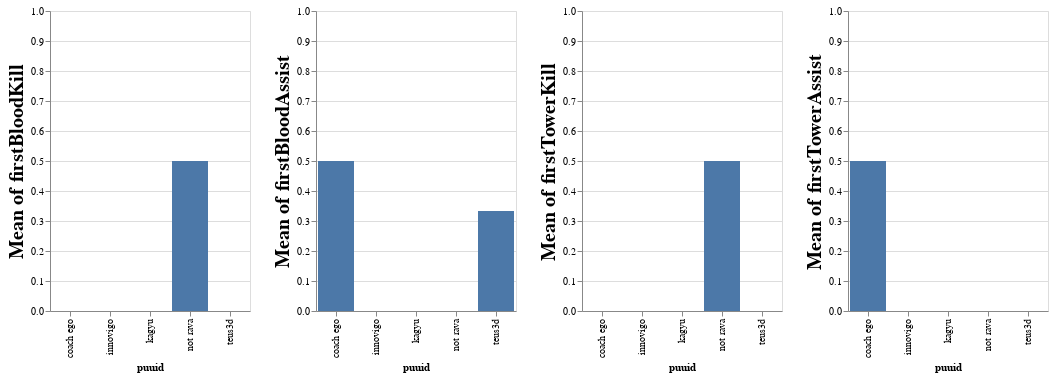

The notebook cell saved with this chart:
### Code cell
firstHist = fhdf |> @vlplot(repeat={column=[:firstBloodKill, :firstBloodAssist, :firstTowerKill, :firstTowerAssist]}
) + @vlplot(
    width = 200,
    height = 300,
    mark = {:bar},
    encoding = {
        x = {
            field = :puuid, type = "nominal"
        },
        y ={
            field = {repeat = :column}, type = "quantitative" , aggregate = "mean",
            scale = {
                domain = [0,1],
            },
            axis = {
                titleFontSize = 20,
                labelFontSize = 10
            },
        },
        tooltip = {
            aggregate = "count", type = "quantitative", title = "N°"
			},
        
        
    }
)

### Figure 1 — Vega-Lite specification as saved in the notebook (floating-point values rounded to 4 significant figures)
{"data": {"values": [{"assists": 11, "baronKills": 0, "bountyLevel": 6, "champExperience": 11768, "champLevel": 14, "championId": 141, "championName": "Kayn", "championTransform": 1, "consumablesPurchased": 0, "damageDealtToBuildings": 3022, "damageDealtToObjectives": 27656, "damageDealtToTurrets": 3022, "damageSelfMitigated": 13458, "deaths": 2, "detectorWardsPlaced": 0, "doubleKills": 1, "dragonKills": 2, "firstBloodAssist": false, "firstBloodKill": false, "firstTowerAssist": false, "firstTowerKill": true, "gameDuration": 1425, "gameEndedInEarlySurrender": false, "gameEndedInSurrender": true, "goldEarned": 11263, "goldSpent": 9850, "individualPosition": "JUNGLE", "inhibitorKills": 0, "inhibitorTakedowns": 0, "inhibitorsLost": 0, "item0": 3071, "item1": 3047, "item2": 6630, "item3": 3044, "item4": 1028, "item5": 1036, "item6": 3340, "itemsPurchased": 19, "killingSprees": 2, "kills": 8, "lane": "JUNGLE", "largestCriticalStrike": 0, "largestKillingSpree": 6, "largestMultiKill": 2, "longestTimeSpentLiving": 634, "magicDamageDealt": 5331, "magicDamageDealtToChampions": 0, "magicDamageTaken": 4576, "matchId": "EUW1_5597047392", "myTeamId": 100, "neutralMinionsKilled": 96, "nexusKills": 0, "nexusLost": 0, "nexusTakedowns": 0, "objectivesStolen": 0, "objectivesStolenAssists": 0, "participantId": 2, "pentaKills": 0, "physicalDamageDealt": 114458, "physicalDamageDealtToChampions": 16489, "physicalDamageTaken": 15797, "profileIcon": 5082, "puuid": "not rava", "quadraKills": 0, "riotIdName": null, "riotIdTagline": null, "role": "NONE", "sightWardsBoughtInGame": 0, "spell1Casts": 110, "spell2Casts": 56, "spell3Casts": 29, "spell4Casts": 8, "summoner1Casts": 3, "summoner1Id": 4, "summoner2Casts": 12, "summoner2Id": 11, "summonerId": "LE51JFgXcQtJVr0lHJndfziVrGiK17kcqGbN6VBUGqNPzUg", "summonerLevel": 461, "summonerName": "NotRava", "teamEarlySurrendered": false, "teamId": 100, "teamPosition": "JUNGLE", "timeCCingOthers": 18, "timePlayed": 1425, "totalDamageDealt": 134436, "totalDamageDealtToChampions": 16802, "totalDamageShieldedOnTeammates": 0, "totalDamageTaken": 22800, "totalHeal": 11784, "totalHealsOnTeammates": 0, "totalMinionsKilled": 41, "totalTimeCCDealt": 270, "totalTimeSpentDead": 40, "totalUnitsHealed": 1, "tripleKills": 0, "trueDamageDealt": 14646, "trueDamageDealtToChampions": 312, "trueDamageTaken": 2426, "turretKills": 2, "turretTakedowns": 5, "turretsLost": 0, "unrealKills": 0, "visionScore": 12, "visionWardsBoughtInGame": 0, "wardsKilled": 0, "wardsPlaced": 7, "win": true}, {"assists": 6, "baronKills": 0, "bountyLevel": 0, "champExperience": 12122, "champLevel": 14, "championId": 99, "championName": "Lux", "championTransform": 0, "consumablesPurchased": 4, "damageDealtToBuildings": 2931, "damageDealtToObjectives": 5091, "damageDealtToTurrets": 2931, "damageSelfMitigated": 5059, "deaths": 2, "detectorWardsPlaced": 2, "doubleKills": 0, "dragonKills": 0, "firstBloodAssist": false, "firstBloodKill": false, "firstTowerAssist": false, "firstTowerKill": false, "gameDuration": 1425, "gameEndedInEarlySurrender": false, "gameEndedInSurrender": true, "goldEarned": 8132, "goldSpent": 6900, "individualPosition": "MIDDLE", "inhibitorKills": 0, "inhibitorTakedowns": 0, "inhibitorsLost": 0, "item0": 1056, "item1": 6655, "item2": 3020, "item3": 3145, "item4": 3108, "item5": 0, "item6": 3340, "itemsPurchased": 15, "killingSprees": 1, "kills": 4, "lane": "MIDDLE", "largestCriticalStrike": 0, "largestKillingSpree": 4, "largestMultiKill": 1, "longestTimeSpentLiving": 1161, "magicDamageDealt": 78620, "magicDamageDealtToChampions": 8634, "magicDamageTaken": 5237, "matchId": "EUW1_5597047392", "myTeamId": 100, "neutralMinionsKilled": 4, "nexusKills": 0, "nexusLost": 0, "nexusTakedowns": 0, "objectivesStolen": 0, "objectivesStolenAssists": 0, "participantId": 3, "pentaKills": 0, "physicalDamageDealt": 15531, "physicalDamageDealtToChampions": 308, "physicalDamageTaken": 3847, "profileIcon": 4022, "puuid": "teus3d", "quadraKills": 0, "riotIdName": null, "riotIdTagline": null, "role": "CARRY", "sightWardsBoughtInGame": 0, "spell1Casts": 39, "spell2Casts": 23, "spell3Casts": 148, "spell4Casts": 9, "summoner1Casts": 2, "summoner1Id": 4, "summoner2Casts": 2, "summoner2Id": 12, "summonerId": "9yQTb_F8wNf7s-Lo1QEHLkfopRHeOqX34uIsL1OQRsfqzXXE", "summonerLevel": 231, "summonerName": "teus3d", "teamEarlySurrendered": false, "teamId": 100, "teamPosition": "MIDDLE", "timeCCingOthers": 22, "timePlayed": 1425, "totalDamageDealt": 94151, "totalDamageDealtToChampions": 8942, "totalDamageShieldedOnTeammates": 183, "totalDamageTaken": 9939, "totalHeal": 2067, "totalHealsOnTeammates": 0, "totalMinionsKilled": 134, "totalTimeCCDealt": 326, "totalTimeSpentDead": 83, "totalUnitsHealed": 1, "tripleKills": 0, "trueDamageDealt": 0, "trueDamageDealtToChampions": 0, "trueDamageTaken": 854, "turretKills": 0, "turretTakedowns": 3, "turretsLost": 0, "unrealKills": 0, "visionScore": 19, "visionWardsBoughtInGame": 2, "wardsKilled": 0, "wardsPlaced": 8, "win": true}, {"assists": 6, "baronKills": 0, "bountyLevel": 2, "champExperience": 9750, "champLevel": 12, "championId": 222, "championName": "Jinx", "championTransform": 0, "consumablesPurchased": 4, "damageDealtToBuildings": 3130, "damageDealtToObjectives": 11903, "damageDealtToTurrets": 3130, "damageSelfMitigated": 5314, "deaths": 2, "detectorWardsPlaced": 2, "doubleKills": 1, "dragonKills": 1, "firstBloodAssist": false, "firstBloodKill": false, "firstTowerAssist": false, "firstTowerKill": false, "gameDuration": 1425, "gameEndedInEarlySurrender": false, "gameEndedInSurrender": true, "goldEarned": 10159, "goldSpent": 8675, "individualPosition": "BOTTOM", "inhibitorKills": 0, "inhibitorTakedowns": 0, "inhibitorsLost": 0, "item0": 3006, "item1": 3046, "item2": 1037, "item3": 6672, "item4": 1055, "item5": 0, "item6": 3363, "itemsPurchased": 15, "killingSprees": 2, "kills": 8, "lane": "BOTTOM", "largestCriticalStrike": 374, "largestKillingSpree": 5, "largestMultiKill": 2, "longestTimeSpentLiving": 1142, "magicDamageDealt": 938, "magicDamageDealtToChampions": 276, "magicDamageTaken": 2378, "matchId": "EUW1_5597047392", "myTeamId": 100, "neutralMinionsKilled": 8, "nexusKills": 0, "nexusLost": 0, "nexusTakedowns": 0, "objectivesStolen": 0, "objectivesStolenAssists": 0, "participantId": 4, "pentaKills": 0, "physicalDamageDealt": 79912, "physicalDamageDealtToChampions": 16945, "physicalDamageTaken": 8576, "profileIcon": 4548, "puuid": "innovigo", "quadraKills": 0, "riotIdName": null, "riotIdTagline": null, "role": "SOLO", "sightWardsBoughtInGame": 0, "spell1Casts": 60, "spell2Casts": 28, "spell3Casts": 9, "spell4Casts": 4, "summoner1Casts": 2, "summoner1Id": 4, "summoner2Casts": 3, "summoner2Id": 7, "summonerId": "YfnqsiH1plzSZxwgEl3VzqrsDehalUQxaNfPG1dCPzdRUuc", "summonerLevel": 312, "summonerName": "Innovigo", "teamEarlySurrendered": false, "teamId": 100, "teamPosition": "BOTTOM", "timeCCingOthers": 15, "timePlayed": 1425, "totalDamageDealt": 91211, "totalDamageDealtToChampions": 19696, "totalDamageShieldedOnTeammates": 0, "totalDamageTaken": 10955, "totalHeal": 3191, "totalHealsOnTeammates": 645, "totalMinionsKilled": 149, "totalTimeCCDealt": 48, "totalTimeSpentDead": 72, "totalUnitsHealed": 3, "tripleKills": 0, "trueDamageDealt": 10359, "trueDamageDealtToChampions": 2474, "trueDamageTaken": 0, "turretKills": 0, "turretTakedowns": 2, "turretsLost": 0, "unrealKills": 0, "visionScore": 19, "visionWardsBoughtInGame": 2, "wardsKilled": 2, "wardsPlaced": 8, "win": true}, {"assists": 13, "baronKills": 0, "bountyLevel": 0, "champExperience": 8418, "champLevel": 11, "championId": 412, "championName": "Thresh", "championTransform": 0, "consumablesPurchased": 8, "damageDealtToBuildings": 1064, "damageDealtToObjectives": 2296, "damageDealtToTurrets": 1064, "damageSelfMitigated": 10475, "deaths": 1, "detectorWardsPlaced": 6, "doubleKills": 0, "dragonKills": 0, "firstBloodAssist": false, "firstBloodKill": false, "firstTowerAssist": false, "firstTowerKill": false, "gameDuration": 1425, "gameEndedInEarlySurrender": false, "gameEndedInSurrender": true, "goldEarned": 6268, "goldSpent": 4700, "individualPosition": "UTILITY", "inhibitorKills": 0, "inhibitorTakedowns": 0, "inhibitorsLost": 0, "item0": 3001, "item1": 2031, "item2": 3857, "item3": 0, "item4": 0, "item5": 3047, "item6": 3364, "itemsPurchased": 18, "killingSprees": 0, "kills": 1, "lane": "MIDDLE", "largestCriticalStrike": 0, "largestKillingSpree": 0, "largestMultiKill": 1, "longestTimeSpentLiving": 1149, "magicDamageDealt": 9174, "magicDamageDealtToChampions": 3820, "magicDamageTaken": 3461, "matchId": "EUW1_5597047392", "myTeamId": 100, "neutralMinionsKilled": 0, "nexusKills": 0, "nexusLost": 0, "nexusTakedowns": 0, "objectivesStolen": 0, "objectivesStolenAssists": 0, "participantId": 5, "pentaKills": 0, "physicalDamageDealt": 8180, "physicalDamageDealtToChampions": 1012, "physicalDamageTaken": 7009, "profileIcon": 4803, "puuid": "kagyu", "quadraKills": 0, "riotIdName": null, "riotIdTagline": null, "role": "SUPPORT", "sightWardsBoughtInGame": 0, "spell1Casts": 20, "spell2Casts": 12, "spell3Casts": 12, "spell4Casts": 3, "summoner1Casts": 4, "summoner1Id": 3, "summoner2Casts": 2, "summoner2Id": 4, "summonerId": "G-MWNjVNktD-QUARilRdvwrO7pm74oYX5fS4w0MBfMAZj2A", "summonerLevel": 302, "summonerName": "Kagyu", "teamEarlySurrendered": false, "teamId": 100, "teamPosition": "UTILITY", "timeCCingOthers": 24, "timePlayed": 1425, "totalDamageDealt": 22202, "totalDamageDealtToChampions": 4832, "totalDamageShieldedOnTeammates": 1684, "totalDamageTaken": 11404, "totalHeal": 3003, "totalHealsOnTeammates": 849, "totalMinionsKilled": 33, "totalTimeCCDealt": 98, "totalTimeSpentDead": 33, "totalUnitsHealed": 5, "tripleKills": 0, "trueDamageDealt": 4848, "trueDamageDealtToChampions": 0, "trueDamageTaken": 934, "turretKills": 3, "turretTakedowns": 3, "turretsLost": 0, "unrealKills": 0, "visionScore": 36, "visionWardsBoughtInGame": 6, "wardsKilled": 4, "wardsPlaced": 18, "win": true}, {"assists": 10, "baronKills": 0, "bountyLevel": 13, "champExperience": 13563, "champLevel": 15, "championId": 223, "championName": "TahmKench", "championTransform": 0, "consumablesPurchased": 2, "damageDealtToBuildings": 2491, "damageDealtToObjectives": 9805, "damageDealtToTurrets": 2491, "damageSelfMitigated": 42756, "deaths": 1, "detectorWardsPlaced": 0, "doubleKills": 0, "dragonKills": 0, "firstBloodAssist": false, "firstBloodKill": false, "firstTowerAssist": true, "firstTowerKill": false, "gameDuration": 1425, "gameEndedInEarlySurrender": false, "gameEndedInSurrender": true, "goldEarned": 13146, "goldSpent": 12205, "individualPosition": "TOP", "inhibitorKills": 0, "inhibitorTakedowns": 0, "inhibitorsLost": 0, "item0": 1028, "item1": 3748, "item2": 4401, "item3": 3047, "item4": 3076, "item5": 6662, "item6": 3363, "itemsPurchased": 16, "killingSprees": 2, "kills": 16, "lane": "TOP", "largestCriticalStrike": 0, "largestKillingSpree": 13, "largestMultiKill": 1, "longestTimeSpentLiving": 514, "magicDamageDealt": 60213, "magicDamageDealtToChampions": 25131, "magicDamageTaken": 7886, "matchId": "EUW1_5597047392", "myTeamId": 100, "neutralMinionsKilled": 5, "nexusKills": 0, "nexusLost": 0, "nexusTakedowns": 0, "objectivesStolen": 0, "objectivesStolenAssists": 0, "participantId": 1, "pentaKills": 0, "physicalDamageDealt": 28344, "physicalDamageDealtToChampions": 7091, "physicalDamageTaken": 21168, "profileIcon": 4149, "puuid": "coach ego", "quadraKills": 0, "riotIdName": null, "riotIdTagline": null, "role": "SOLO", "sightWardsBoughtInGame": 0, "spell1Casts": 101, "spell2Casts": 35, "spell3Casts": 19, "spell4Casts": 19, "summoner1Casts": 3, "summoner1Id": 4, "summoner2Casts": 2, "summoner2Id": 12, "summonerId": "fO1vu7yHr7rBRS7Aeq1hSwV5kNOc3kosA2Tuvspg3bESv-I", "summonerLevel": 258, "summonerName": "Coach Ego", "teamEarlySurrendered": false, "teamId": 100, "teamPosition": "TOP", "timeCCingOthers": 80, "timePlayed": 1425, "totalDamageDealt": 98616, "totalDamageDealtToChampions": 33741, "totalDamageShieldedOnTeammates": 0, "totalDamageTaken": 33280, "totalHeal": 20408, "totalHealsOnTeammates": 0, "totalMinionsKilled": 106, "totalTimeCCDealt": 972, "totalTimeSpentDead": 27, "totalUnitsHealed": 1, "tripleKills": 0, "trueDamageDealt": 10059, "trueDamageDealtToChampions": 1519, "trueDamageTaken": 4226, "turretKills": 0, "turretTakedowns": 3, "turretsLost": 0, "unrealKills": 0, "visionScore": 17, "visionWardsBoughtInGame": 1, "wardsKilled": 0, "wardsPlaced": 7, "win": true}, {"assists": 1, "baronKills": 0, "bountyLevel": 0, "champExperience": 8388, "champLevel": 11, "championId": 223, "championName": "TahmKench", "championTransform": 0, "consumablesPurchased": 4, "damageDealtToBuildings": 0, "damageDealtToObjectives": 4401, "damageDealtToTurrets": 0, "damageSelfMitigated": 16933, "deaths": 5, "detectorWardsPlaced": 1, "doubleKills": 0, "dragonKills": 0, "firstBloodAssist": false, "firstBloodKill": false, "firstTowerAssist": false, "firstTowerKill": false, "gameDuration": 1331, "gameEndedInEarlySurrender": false, "gameEndedInSurrender": true, "goldEarned": 5713, "goldSpent": 6600, "individualPosition": "TOP", "inhibitorKills": 0, "inhibitorTakedowns": 0, "inhibitorsLost": 0, "item0": 3111, "item1": 6662, "item2": 3067, "item3": 2055, "item4": 0, "item5": 0, "item6": 3340, "itemsPurchased": 17, "killingSprees": 0, "kills": 1, "lane": "TOP", "largestCriticalStrike": 0, "largestKillingSpree": 0, "largestMultiKill": 1, "longestTimeSpentLiving": 364, "magicDamageDealt": 27474, "magicDamageDealtToChampions": 5690, "magicDamageTaken": 9003, "matchId": "EUW1_5595469851", "myTeamId": 100, "neutralMinionsKilled": 0, "nexusKills": 0, "nexusLost": 0, "nexusTakedowns": 0, "objectivesStolen": 0, "objectivesStolenAssists": 0, "participantId": 1, "pentaKills": 0, "physicalDamageDealt": 15477, "physicalDamageDealtToChampions": 2791, "physicalDamageTaken": 8232, "profileIcon": 5126, "puuid": "kagyu", "quadraKills": 0, "riotIdName": null, "riotIdTagline": null, "role": "SOLO", "sightWardsBoughtInGame": 0, "spell1Casts": 50, "spell2Casts": 7, "spell3Casts": 22, "spell4Casts": 3, "summoner1Casts": 3, "summoner1Id": 12, "summoner2Casts": 3, "summoner2Id": 4, "summonerId": "G-MWNjVNktD-QUARilRdvwrO7pm74oYX5fS4w0MBfMAZj2A", "summonerLevel": 302, "summonerName": "Kagyu", "teamEarlySurrendered": false, "teamId": 100, "teamPosition": "TOP", "timeCCingOthers": 23, "timePlayed": 1331, "totalDamageDealt": 52678, "totalDamageDealtToChampions": 8481, "totalDamageShieldedOnTeammates": 0, "totalDamageTaken": 18624, "totalHeal": 3258, "totalHealsOnTeammates": 0, "totalMinionsKilled": 102, "totalTimeCCDealt": 310, "totalTimeSpentDead": 128, "totalUnitsHealed": 1, "tripleKills": 0, "trueDamageDealt": 9726, "trueDamageDealtToChampions": 0, "trueDamageTaken": 1388, "turretKills": 0, "turretTakedowns": 0, "turretsLost": 6, "unrealKills": 0, "visionScore": 13, "visionWardsBoughtInGame": 2, "wardsKilled": 0, "wardsPlaced": 7, "win": false}, {"assists": 0, "baronKills": 0, "bountyLevel": 0, "champExperience": 8738, "champLevel": 12, "championId": 157, "championName": "Yasuo", "championTransform": 0, "consumablesPurchased": 3, "damageDealtToBuildings": 925, "damageDealtToObjectives": 925, "damageDealtToTurrets": 925, "damageSelfMitigated": 10616, "deaths": 6, "detectorWardsPlaced": 0, "doubleKills": 0, "dragonKills": 0, "firstBloodAssist": false, "firstBloodKill": false, "firstTowerAssist": false, "firstTowerKill": false, "gameDuration": 1331, "gameEndedInEarlySurrender": false, "gameEndedInSurrender": true, "goldEarned": 6354, "goldSpent": 5700, "individualPosition": "MIDDLE", "inhibitorKills": 0, "inhibitorTakedowns": 0, "inhibitorsLost": 0, "item0": 1054, "item1": 6673, "item2": 1018, "item3": 3006, "item4": 0, "item5": 0, "item6": 3340, "itemsPurchased": 16, "killingSprees": 0, "kills": 1, "lane": "MIDDLE", "largestCriticalStrike": 325, "largestKillingSpree": 0, "largestMultiKill": 1, "longestTimeSpentLiving": 256, "magicDamageDealt": 3255, "magicDamageDealtToChampions": 436, "magicDamageTaken": 886, "matchId": "EUW1_5595469851", "myTeamId": 100, "neutralMinionsKilled": 4, "nexusKills": 0, "nexusLost": 0, "nexusTakedowns": 0, "objectivesStolen": 0, "objectivesStolenAssists": 0, "participantId": 3, "pentaKills": 0, "physicalDamageDealt": 59252, "physicalDamageDealtToChampions": 4657, "physicalDamageTaken": 10654, "profileIcon": 4745, "puuid": "innovigo", "quadraKills": 0, "riotIdName": null, "riotIdTagline": null, "role": "SOLO", "sightWardsBoughtInGame": 0, "spell1Casts": 124, "spell2Casts": 9, "spell3Casts": 45, "spell4Casts": 1, "summoner1Casts": 2, "summoner1Id": 4, "summoner2Casts": 1, "summoner2Id": 14, "summonerId": "YfnqsiH1plzSZxwgEl3VzqrsDehalUQxaNfPG1dCPzdRUuc", "summonerLevel": 312, "summonerName": "Innovigo", "teamEarlySurrendered": false, "teamId": 100, "teamPosition": "MIDDLE", "timeCCingOthers": 6, "timePlayed": 1331, "totalDamageDealt": 68047, "totalDamageDealtToChampions": 5193, "totalDamageShieldedOnTeammates": 0, "totalDamageTaken": 12634, "totalHeal": 94, "totalHealsOnTeammates": 0, "totalMinionsKilled": 120, "totalTimeCCDealt": 73, "totalTimeSpentDead": 160, "totalUnitsHealed": 1, "tripleKills": 0, "trueDamageDealt": 5540, "trueDamageDealtToChampions": 100, "trueDamageTaken": 1093, "turretKills": 0, "turretTakedowns": 0, "turretsLost": 6, "unrealKills": 0, "visionScore": 7, "visionWardsBoughtInGame": 0, "wardsKilled": 0, "wardsPlaced": 5, "win": false}, {"assists": 3, "baronKills": 0, "bountyLevel": 0, "champExperience": 8313, "champLevel": 11, "championId": 15, "championName": "Sivir", "championTransform": 0, "consumablesPurchased": 5, "damageDealtToBuildings": 0, "damageDealtToObjectives": 307, "damageDealtToTurrets": 0, "damageSelfMitigated": 2822, "deaths": 2, "detectorWardsPlaced": 3, "doubleKills": 0, "dragonKills": 0, "firstBloodAssist": false, "firstBloodKill": true, "firstTowerAssist": false, "firstTowerKill": false, "gameDuration": 1331, "gameEndedInEarlySurrender": false, "gameEndedInSurrender": true, "goldEarned": 7365, "goldSpent": 5875, "individualPosition": "BOTTOM", "inhibitorKills": 0, "inhibitorTakedowns": 0, "inhibitorsLost": 0, "item0": 3070, "item1": 6691, "item2": 0, "item3": 3158, "item4": 3133, "item5": 0, "item6": 3340, "itemsPurchased": 15, "killingSprees": 1, "kills": 2, "lane": "BOTTOM", "largestCriticalStrike": 0, "largestKillingSpree": 2, "largestMultiKill": 1, "longestTimeSpentLiving": 873, "magicDamageDealt": 0, "magicDamageDealtToChampions": 0, "magicDamageTaken": 1131, "matchId": "EUW1_5595469851", "myTeamId": 100, "neutralMinionsKilled": 0, "nexusKills": 0, "nexusLost": 0, "nexusTakedowns": 0, "objectivesStolen": 0, "objectivesStolenAssists": 0, "participantId": 4, "pentaKills": 0, "physicalDamageDealt": 87813, "physicalDamageDealtToChampions": 8485, "physicalDamageTaken": 5336, "profileIcon": 5082, "puuid": "not rava", "quadraKills": 0, "riotIdName": null, "riotIdTagline": null, "role": "CARRY", "sightWardsBoughtInGame": 0, "spell1Casts": 61, "spell2Casts": 30, "spell3Casts": 9, "spell4Casts": 4, "summoner1Casts": 2, "summoner1Id": 4, "summoner2Casts": 3, "summoner2Id": 7, "summonerId": "LE51JFgXcQtJVr0lHJndfziVrGiK17kcqGbN6VBUGqNPzUg", "summonerLevel": 461, "summonerName": "NotRava", "teamEarlySurrendered": false, "teamId": 100, "teamPosition": "BOTTOM", "timeCCingOthers": 0, "timePlayed": 1331, "totalDamageDealt": 87813, "totalDamageDealtToChampions": 8485, "totalDamageShieldedOnTeammates": 0, "totalDamageTaken": 6543, "totalHeal": 1078, "totalHealsOnTeammates": 438, "totalMinionsKilled": 170, "totalTimeCCDealt": 0, "totalTimeSpentDead": 63, "totalUnitsHealed": 4, "tripleKills": 0, "trueDamageDealt": 0, "trueDamageDealtToChampions": 0, "trueDamageTaken": 75, "turretKills": 0, "turretTakedowns": 0, "turretsLost": 6, "unrealKills": 0, "visionScore": 17, "visionWardsBoughtInGame": 3, "wardsKilled": 1, "wardsPlaced": 9, "win": false}, {"assists": 3, "baronKills": 0, "bountyLevel": 0, "champExperience": 6499, "champLevel": 10, "championId": 25, "championName": "Morgana", "championTransform": 0, "consumablesPurchased": 6, "damageDealtToBuildings": 0, "damageDealtToObjectives": 0, "damageDealtToTurrets": 0, "damageSelfMitigated": 3757, "deaths": 4, "detectorWardsPlaced": 2, "doubleKills": 0, "dragonKills": 0, "firstBloodAssist": true, "firstBloodKill": false, "firstTowerAssist": false, "firstTowerKill": false, "gameDuration": 1331, "gameEndedInEarlySurrender": false, "gameEndedInSurrender": true, "goldEarned": 4570, "goldSpent": 4225, "individualPosition": "UTILITY", "inhibitorKills": 0, "inhibitorTakedowns": 0, "inhibitorsLost": 0, "item0": 3851, "item1": 6653, "item2": 1001, "item3": 2055, "item4": 2424, "item5": 0, "item6": 3364, "itemsPurchased": 14, "killingSprees": 0, "kills": 1, "lane": "BOTTOM", "largestCriticalStrike": 0, "largestKillingSpree": 0, "largestMultiKill": 1, "longestTimeSpentLiving": 869, "magicDamageDealt": 7530, "magicDamageDealtToChampions": 4238, "magicDamageTaken": 3522, "matchId": "EUW1_5595469851", "myTeamId": 100, "neutralMinionsKilled": 0, "nexusKills": 0, "nexusLost": 0, "nexusTakedowns": 0, "objectivesStolen": 0, "objectivesStolenAssists": 0, "participantId": 5, "pentaKills": 0, "physicalDamageDealt": 443, "physicalDamageDealtToChampions": 128, "physicalDamageTaken": 4037, "profileIcon": 5091, "puuid": "teus3d", "quadraKills": 0, "riotIdName": null, "riotIdTagline": null, "role": "SUPPORT", "sightWardsBoughtInGame": 0, "spell1Casts": 26, "spell2Casts": 17, "spell3Casts": 15, "spell4Casts": 5, "summoner1Casts": 4, "summoner1Id": 4, "summoner2Casts": 6, "summoner2Id": 14, "summonerId": "9yQTb_F8wNf7s-Lo1QEHLkfopRHeOqX34uIsL1OQRsfqzXXE", "summonerLevel": 231, "summonerName": "teus3d", "teamEarlySurrendered": false, "teamId": 100, "teamPosition": "UTILITY", "timeCCingOthers": 24, "timePlayed": 1331, "totalDamageDealt": 8797, "totalDamageDealtToChampions": 5190, "totalDamageShieldedOnTeammates": 695, "totalDamageTaken": 8024, "totalHeal": 604, "totalHealsOnTeammates": 0, "totalMinionsKilled": 5, "totalTimeCCDealt": 39, "totalTimeSpentDead": 80, "totalUnitsHealed": 1, "tripleKills": 0, "trueDamageDealt": 824, "trueDamageDealtToChampions": 824, "trueDamageTaken": 465, "turretKills": 0, "turretTakedowns": 0, "turretsLost": 6, "unrealKills": 0, "visionScore": 25, "visionWardsBoughtInGame": 4, "wardsKilled": 4, "wardsPlaced": 9, "win": false}, {"assists": 5, "baronKills": 0, "bountyLevel": 0, "champExperience": 7139, "champLevel": 10, "championId": 9, "championName": "FiddleSticks", "championTransform": 0, "consumablesPurchased": 1, "damageDealtToBuildings": 0, "damageDealtToObjectives": 3335, "damageDealtToTurrets": 0, "damageSelfMitigated": 9830, "deaths": 7, "detectorWardsPlaced": 0, "doubleKills": 0, "dragonKills": 0, "firstBloodAssist": true, "firstBloodKill": false, "firstTowerAssist": false, "firstTowerKill": false, "gameDuration": 1331, "gameEndedInEarlySurrender": false, "gameEndedInSurrender": true, "goldEarned": 5935, "goldSpent": 6025, "individualPosition": "JUNGLE", "inhibitorKills": 0, "inhibitorTakedowns": 0, "inhibitorsLost": 0, "item0": 3020, "item1": 3152, "item2": 3191, "item3": 0, "item4": 0, "item5": 0, "item6": 3330, "itemsPurchased": 14, "killingSprees": 0, "kills": 1, "lane": "JUNGLE", "largestCriticalStrike": 0, "largestKillingSpree": 0, "largestMultiKill": 1, "longestTimeSpentLiving": 320, "magicDamageDealt": 66439, "magicDamageDealtToChampions": 7226, "magicDamageTaken": 5307, "matchId": "EUW1_5595469851", "myTeamId": 100, "neutralMinionsKilled": 74, "nexusKills": 0, "nexusLost": 0, "nexusTakedowns": 0, "objectivesStolen": 0, "objectivesStolenAssists": 0, "participantId": 2, "pentaKills": 0, "physicalDamageDealt": 5850, "physicalDamageDealtToChampions": 442, "physicalDamageTaken": 15395, "profileIcon": 4149, "puuid": "coach ego", "quadraKills": 0, "riotIdName": null, "riotIdTagline": null, "role": "NONE", "sightWardsBoughtInGame": 0, "spell1Casts": 34, "spell2Casts": 62, "spell3Casts": 36, "spell4Casts": 5, "summoner1Casts": 3, "summoner1Id": 4, "summoner2Casts": 10, "summoner2Id": 11, "summonerId": "fO1vu7yHr7rBRS7Aeq1hSwV5kNOc3kosA2Tuvspg3bESv-I", "summonerLevel": 257, "summonerName": "Coach Ego", "teamEarlySurrendered": false, "teamId": 100, "teamPosition": "JUNGLE", "timeCCingOthers": 34, "timePlayed": 1331, "totalDamageDealt": 76524, "totalDamageDealtToChampions": 8334, "totalDamageShieldedOnTeammates": 0, "totalDamageTaken": 21509, "totalHeal": 8099, "totalHealsOnTeammates": 0, "totalMinionsKilled": 15, "totalTimeCCDealt": 521, "totalTimeSpentDead": 142, "totalUnitsHealed": 1, "tripleKills": 0, "trueDamageDealt": 4233, "trueDamageDealtToChampions": 665, "trueDamageTaken": 806, "turretKills": 0, "turretTakedowns": 0, "turretsLost": 6, "unrealKills": 0, "visionScore": 16, "visionWardsBoughtInGame": 1, "wardsKilled": 0, "wardsPlaced": 0, "win": false}, {"assists": 13, "baronKills": 0, "bountyLevel": 0, "champExperience": 21926, "champLevel": 18, "championId": 112, "championName": "Viktor", "championTransform": 0, "consumablesPurchased": 5, "damageDealtToBuildings": 2748, "damageDealtToObjectives": 3874, "damageDealtToTurrets": 2748, "damageSelfMitigated": 41756, "deaths": 18, "detectorWardsPlaced": 1, "doubleKills": 0, "dragonKills": 0, "firstBloodAssist": false, "firstBloodKill": false, "firstTowerAssist": false, "firstTowerKill": false, "gameDuration": 3054, "gameEndedInEarlySurrender": false, "gameEndedInSurrender": false, "goldEarned": 16302, "goldSpent": 15975, "individualPosition": "MIDDLE", "inhibitorKills": 0, "inhibitorTakedowns": 0, "inhibitorsLost": 3, "item0": 3157, "item1": 4644, "item2": 3111, "item3": 4628, "item4": 3102, "item5": 3089, "item6": 3340, "itemsPurchased": 26, "killingSprees": 1, "kills": 8, "lane": "MIDDLE", "largestCriticalStrike": 0, "largestKillingSpree": 2, "largestMultiKill": 1, "longestTimeSpentLiving": 290, "magicDamageDealt": 174572, "magicDamageDealtToChampions": 28792, "magicDamageTaken": 26594, "matchId": "EUW1_5596726627", "myTeamId": 100, "neutralMinionsKilled": 0, "nexusKills": 0, "nexusLost": 1, "nexusTakedowns": 0, "objectivesStolen": 0, "objectivesStolenAssists": 0, "participantId": 3, "pentaKills": 0, "physicalDamageDealt": 15531, "physicalDamageDealtToChampions": 1004, "physicalDamageTaken": 23217, "profileIcon": 5091, "puuid": "teus3d", "quadraKills": 0, "riotIdName": null, "riotIdTagline": null, "role": "SOLO", "sightWardsBoughtInGame": 0, "spell1Casts": 175, "spell2Casts": 73, "spell3Casts": 148, "spell4Casts": 36, "summoner1Casts": 9, "summoner1Id": 4, "summoner2Casts": 6, "summoner2Id": 12, "summonerId": "9yQTb_F8wNf7s-Lo1QEHLkfopRHeOqX34uIsL1OQRsfqzXXE", "summonerLevel": 231, "summonerName": "teus3d", "teamEarlySurrendered": false, "teamId": 100, "teamPosition": "MIDDLE", "timeCCingOthers": 55, "timePlayed": 3054, "totalDamageDealt": 209046, "totalDamageDealtToChampions": 30827, "totalDamageShieldedOnTeammates": 0, "totalDamageTaken": 51268, "totalHeal": 1751, "totalHealsOnTeammates": 0, "totalMinionsKilled": 193, "totalTimeCCDealt": 696, "totalTimeSpentDead": 733, "totalUnitsHealed": 1, "tripleKills": 0, "trueDamageDealt": 18942, "trueDamageDealtToChampions": 1030, "trueDamageTaken": 1456, "turretKills": 1, "turretTakedowns": 2, "turretsLost": 10, "unrealKills": 0, "visionScore": 32, "visionWardsBoughtInGame": 1, "wardsKilled": 0, "wardsPlaced": 19, "win": false}]}, "repeat": {"column": ["firstBloodKill", "firstBloodAssist", "firstTowerKill", "firstTowerAssist"]}, "spec": {"encoding": {"tooltip": {"aggregate": "count", "title": "N°", "type": "quantitative"}, "x": {"field": "puuid", "type": "nominal"}, "y": {"aggregate": "mean", "axis": {"labelFontSize": 10, "titleFontSize": 20}, "field": {"repeat": "column"}, "scale": {"domain": [0, 1]}, "type": "quantitative"}}, "height": 300, "mark": {"type": "bar"}, "width": 200}}
